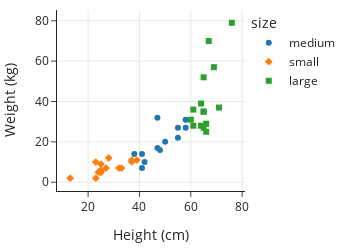

This figure's notebook cell:
### Markdown cell above
Plotting methods in `plotly` also contain arguments for making facet plots.
We can facet using color on the same plot, plotting symbol or line style.
Or we can facet into multiple subplots. Below are examples of each.
We first make a scatter plot of height and weight of dog breeds and use different plotting symbols and colors to facet within the plot by size:

### Code cell
fig = px.scatter(dogs, x='height', y='weight', 
                 color='size', symbol='size',
                 labels=dict(height="Height (cm)", weight="Weight (kg)"),
                 width=350, height=250)
fig

### Figure 1 — Plotly figure (JSON) as saved in the notebook; plotly's stock layout.template omitted (floating-point values rounded to 4 significant figures)
{"data": [{"hovertemplate": "size=medium<br>Height (cm)=%{x}<br>Weight (kg)=%{y}<extra></extra>", "legendgroup": "medium", "marker": {"color": "#1F77B4", "symbol": "circle"}, "mode": "markers", "name": "medium", "orientation": "v", "showlegend": true, "type": "scatter", "x": [48, 41, 55, 50, 58, 58, 41, 42, 38, 47, 47, 55], "xaxis": "x", "y": [16, 14, 22, 20, 31, 27, 7, 10, 14, 32, 17, 27], "yaxis": "y"}, {"hovertemplate": "size=small<br>Height (cm)=%{x}<br>Weight (kg)=%{y}<extra></extra>", "legendgroup": "small", "marker": {"color": "#FF7F0E", "symbol": "diamond"}, "mode": "markers", "name": "small", "orientation": "v", "showlegend": true, "type": "scatter", "x": [25, 37, 37, 27, 33, 13, 25, 23, 25, 39, 24, 25, 32, 28, 23, 25], "xaxis": "x", "y": [6, 11, 10.15, 7, 7, 2, 5, 2, 6, 11, 5, 5, 7, 12, 10, 9], "yaxis": "y"}, {"hovertemplate": "size=large<br>Height (cm)=%{x}<br>Weight (kg)=%{y}<extra></extra>", "legendgroup": "large", "marker": {"color": "#2CA02C", "symbol": "square"}, "mode": "markers", "name": "large", "orientation": "v", "showlegend": true, "type": "scatter", "x": [61, 65, 66, 60, 64, 65, 66, 69, 65, 71, 61, 64, 65, 76, 67], "xaxis": "x", "y": [28, 27, 29, 31, 28, 35, 25, 57, 35, 37, 36, 39, 52, 79, 70], "yaxis": "y"}], "layout": {"height": 250, "legend": {"title": {"text": "size"}, "tracegroupgap": 0}, "width": 350, "xaxis": {"anchor": "y", "autorange": true, "domain": [0, 1], "range": [7.868, 81.13], "title": {"text": "Height (cm)"}, "type": "linear"}, "yaxis": {"anchor": "x", "autorange": true, "domain": [0, 1], "range": [-4.342, 85.34], "title": {"text": "Weight (kg)"}, "type": "linear"}}}
